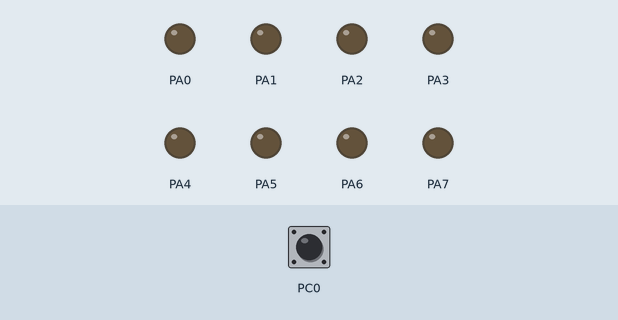
Recording of a program running on a simulated ATmega32, built with avr-gcc and emulated at 8 MHz (the files do not name the chip). On the bench: output pins drawn as LEDs (lit = HIGH). The inputs (shaded band) are chosen by the test bench; at power-on: PC0 HIGH.

Above: at 1.2 s.
1.3 s: PC0 pulled LOW for 0.15 s
At 2.1 s:
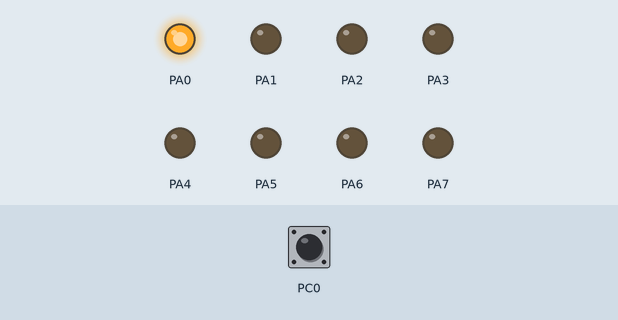
2.9 s: PC0 pulled LOW for 1 s
At 3.4 s:
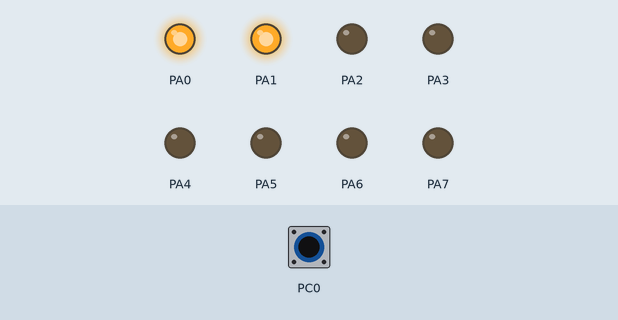
5.4 s: PC0 pulled LOW for 0.15 s
At 6.5 s:
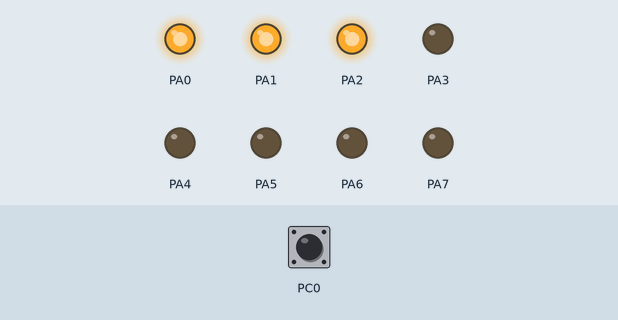
7.0 s: PC0 pulled LOW for 3.2 s
At 7.7 s:
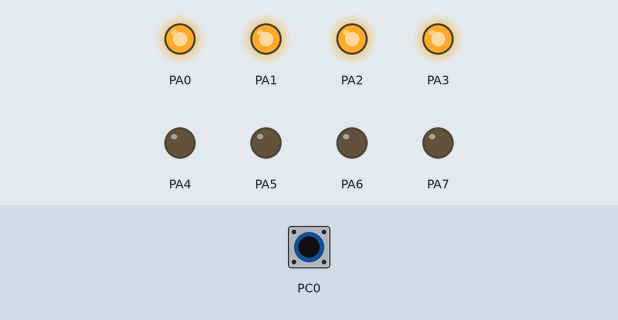
11.7 s: PC0 pulled LOW for 0.15 s
At 12.4 s:
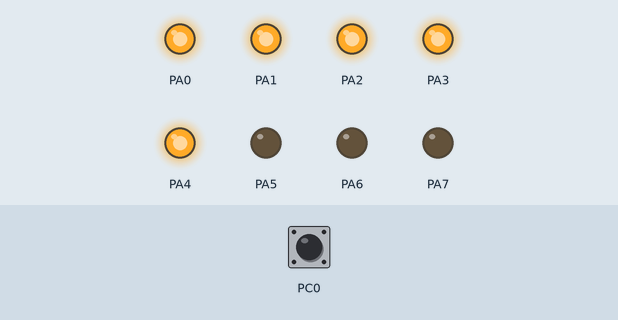
13.3 s: PC0 pulled LOW for 1 s
At 13.7 s:
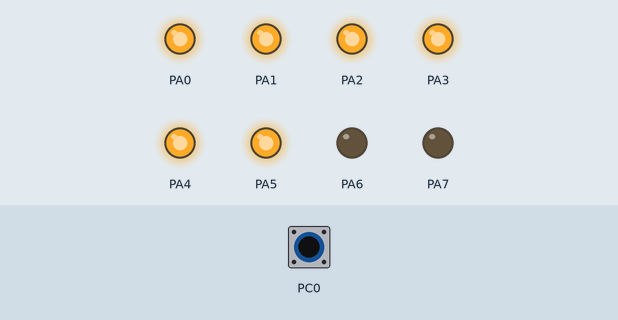
Timing chart, 0 to 16.3 s (numbered marks = the images above; inputs shaded):
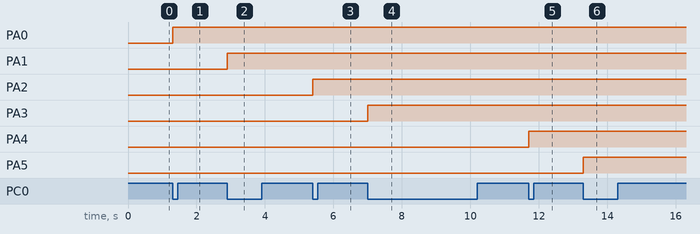

Measured:
- after the input at 1.3 s, PA0: LOW → HIGH at once
- after the input at 2.9 s, PA1: LOW → HIGH at once
- after the input at 5.4 s, PA2: LOW → HIGH at once
- after the input at 7.0 s, PA3: LOW → HIGH at once
- after the input at 11.7 s, PA4: LOW → HIGH at once
- after the input at 13.3 s, PA5: LOW → HIGH at once

The program:

main.c
```c
/*==================================================================================*
 *                  		code is made by hazem shaaban                   		*
 * it is submitted to Learn in depth:Mastering embedded systems as an assignment 	*
 *                                                                					*
 *     	this code turns LEDs on sequentially, one led for each button press			*
 *						button is debounced using flag								*
 *                                                                  				*
 * 			this might not be the best way to do it, but it does the job     		*
 *                     				for a beginner                             		*
/*==================================================================================*/

#include "utility_macros.h"
#include "MemoryMap.h"
#define F_CPU 8000000UL
#include <util/delay.h>


int main()
{
	// sets all pins in port a to output
	DDRA |= 0xFF;

	// sets pin 0 in port c as input
	RESET_BIT(DDRC, 0);
	// turns on pull up resistance for pin 0 port C
	SET_BIT(portC_data, 0);

	int i = 0, step = 1, flag = 0;
	while(1)
	{
		// check if button is pressed
		if (READ_BIT(pinC, 0) == 0)
		{
			// check if flag is not set yet
			if (flag == 0)
			{
				// set the flag before turning on the led, if the button is not unpressed the flag will prevent the next LEDs from turning on
				flag = 1;
				TOGGLE_BIT(portA_data, i);
				i = i + step;

				// checks the bounds of the LED sequence, if the counter goes out of bound it inverts the direction of the step and sets the counter to last LED toggled
				if (i > 7)
				{
					step = - 1;
					i = 7;
				}
				else if (i < 0)
				{
					step = 1;
					i = 0;
				}
			}
		}

		// if no button press detected, set flag to zero
		else
		{
			flag = 0;
		}
	}
}
```

MemoryMap.h
```c
/*==================================================================================*
 *                  		code is made by hazem shaaban                   		*
 * it is submitted to Learn in depth:Mastering embedded systems as an assignment 	*
 *                                                                					*
 *  this header file contains all addresses for useful registers to the project  	*
 *                                                                  				*
 * 			this might not be the best way to do it, but it does the job     		*
 *                     				for a beginner                             		*
/*==================================================================================*/

#include <stdint.h>


#ifndef MEMORYMAP_H_
#define MEMORYMAP_H_

// port A
#define pinA		*((volatile unsigned char *) 0x39)
#define DDRA		*((volatile unsigned char *) 0x3A)
#define portA_data	*((volatile unsigned char *) 0x3B)

// port B
#define pinB		*((volatile unsigned char *) 0x36)
#define DDRB		*((volatile unsigned char *) 0x37)
#define portB_data	*((volatile unsigned char *) 0x38)

// port C
#define pinC		*((volatile unsigned char *) 0x33)
#define DDRC		*((volatile unsigned char *) 0x34)
#define portC_data	*((volatile unsigned char *) 0x35)

// port D
#define pinD		*((volatile unsigned char *) 0x30)
#define DDRD		*((volatile unsigned char *) 0x31)
#define portD_data	*((volatile unsigned char *) 0x32)


#endif
```

utility_macros.h
```c
/*==================================================================================*
 *                  		code is made by hazem shaaban                   		*
 * it is submitted to Learn in depth:Mastering embedded systems as an assignment 	*
 *                                                                					*
 *     				these are utility macros for bit manipulation					*
 *                                                                  				*
 * 			this might not be the best way to do it, but it does the job     		*
 *                     				for a beginner                             		*
/*==================================================================================*/


#ifndef UTILITY_MACROS_H_
#define UTILITY_MACROS_H_


#define SET_BIT(register, offset)		register |= (1 << offset)
#define RESET_BIT(register, offset)		register &= ~(1 << offset)
#define TOGGLE_BIT(register, offset)	register ^= (1 << offset)
#define READ_BIT(register, offset)		((register >> offset) & 1)


#endif
```
